Frame 1 (no input): blank canvas, image omitted
Frame 60 (the mouse pressed at the canvas centre just before this capture): blank canvas, image omitted
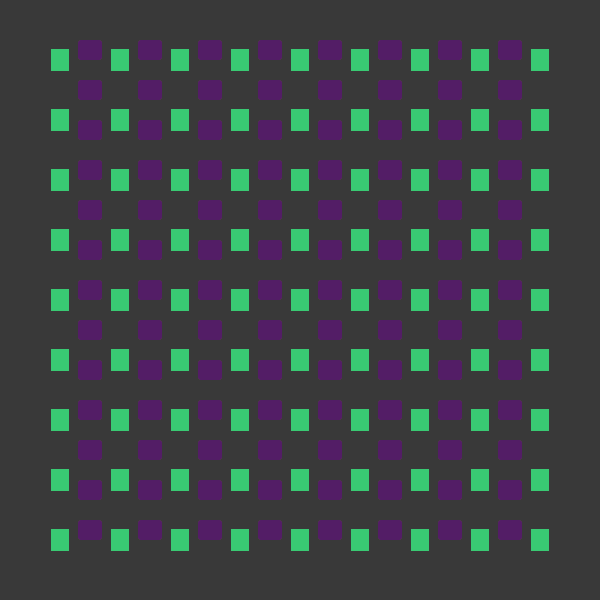
Frame 120 (the mouse held since frame 60 and released just before this capture)

The Processing sketch whose frames 1 and 60 were blank and that drew this single picture after the mouse press (run headless with seeded random() and noise(); from frame 60 on, the mouse is pressed at the canvas centre):

// Processing sketch: processing_162717
// ── processing_162717.pde

int grid = 60;

void setup() {
  size(600, 600);
  background(57, 57, 57);
  rectMode(CENTER);
  smooth();
}

void draw() {
  colorMode(HSB, mouseY);

  for (int x=grid; x<=width-grid; x+=grid) {
    for (int y=grid; y<=height-grid; y+=grid) {
      noStroke();
      fill(120, 214, 237);
      rect(x, y, 18, 22, 2);
    }
  }

  for (int x2=grid; x2<=width-grid-60; x2+=grid) {
    for (int y2=grid-20; y2<=height-grid; y2+=grid-20) {
      noStroke();
      fill(237, 214, 120);
      rect(x2+30, y2+10, 23, 19, 3);
    }
  }
}

void mousePressed() {
    setup();
  }
